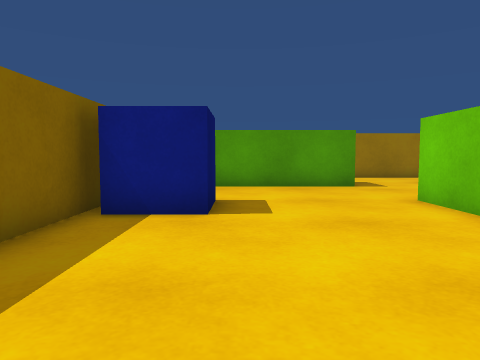
view 1 (above)

24 first-person views from a walk through a 3-D level made in the Unity game engine. The camera is 0.49 m above the floor, tilts 4° down and sees 70° across. The floor is counted in squares, 0.5 m on a side. Each view is taken from the middle of a square. On the plan, view 1 faces up. The plan holds only what a view shows up to about 12 squares ahead; the rest is blank. The place goes on beyond the plan. The player is left out. Surface patterns are stand-ins for the level's own textures.

view 2
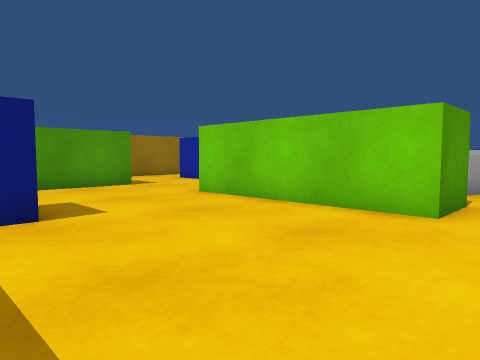

view 3
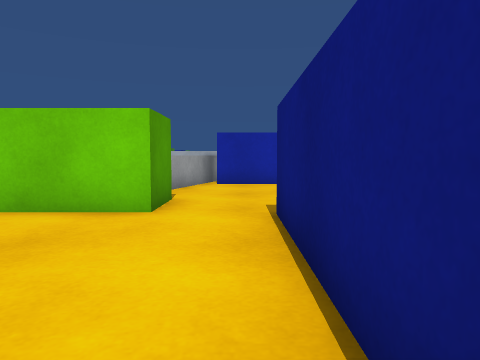

view 4
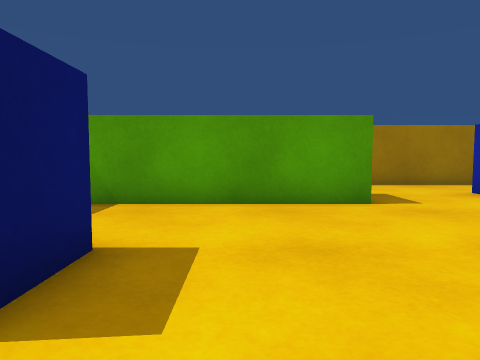

view 5
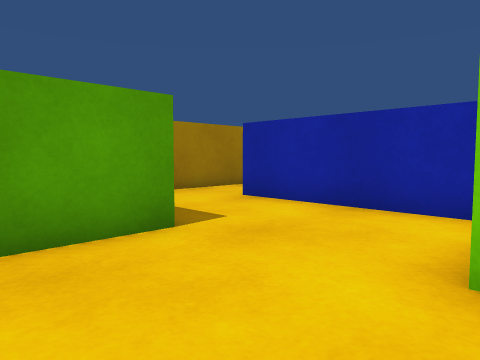

view 6
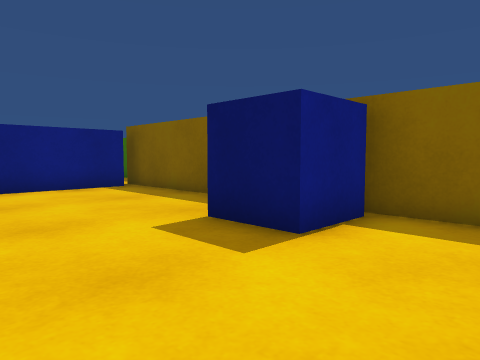

view 7
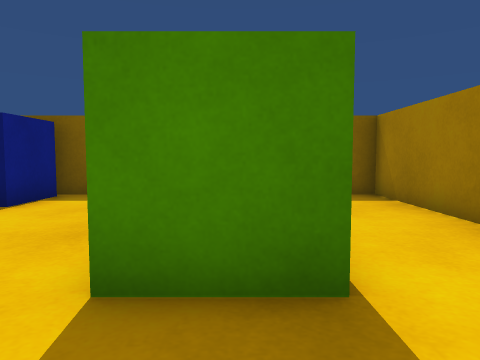

view 8
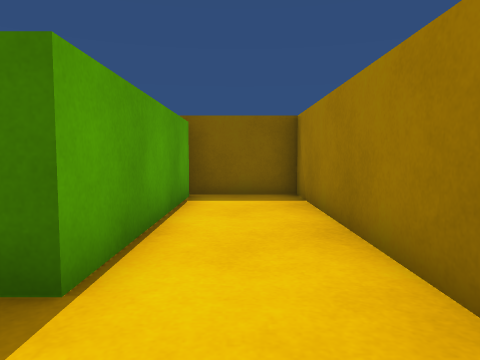

view 9
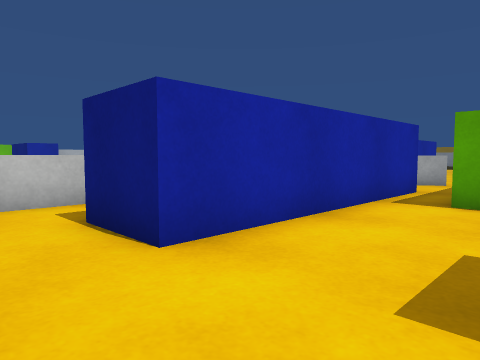

view 10
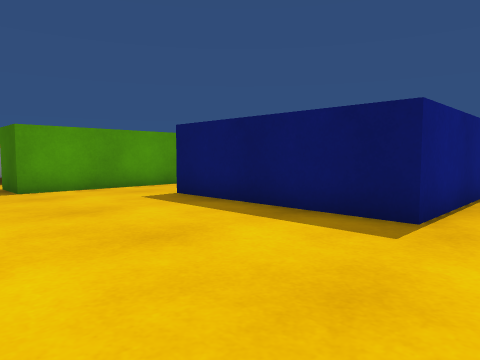

view 11
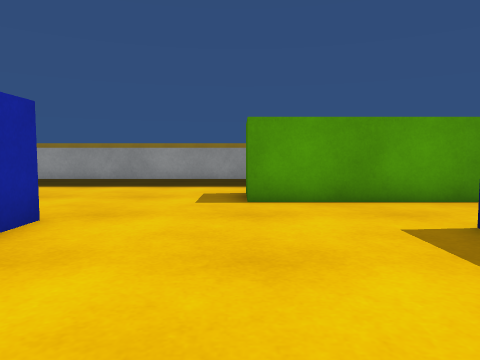

view 12
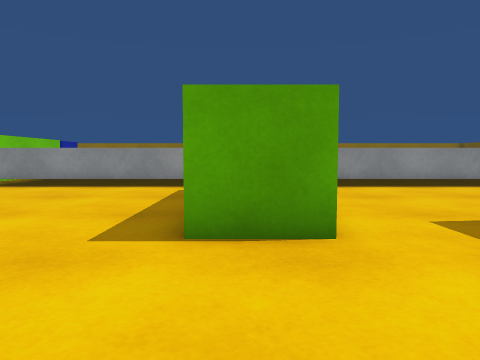

view 13
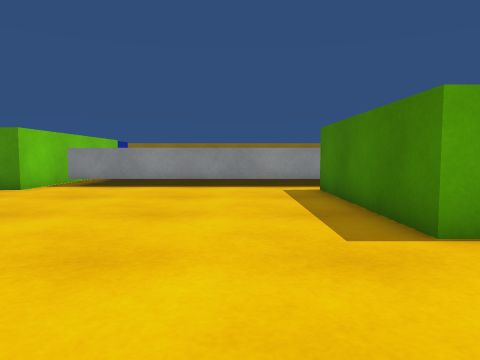

view 14
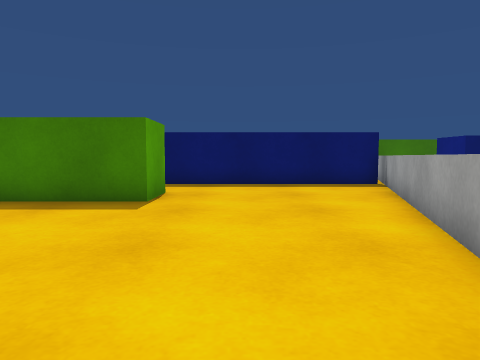

view 15
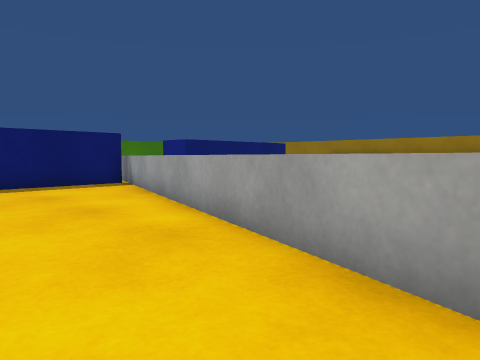

view 16
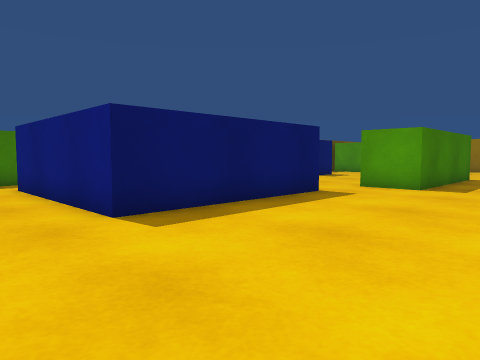

view 17
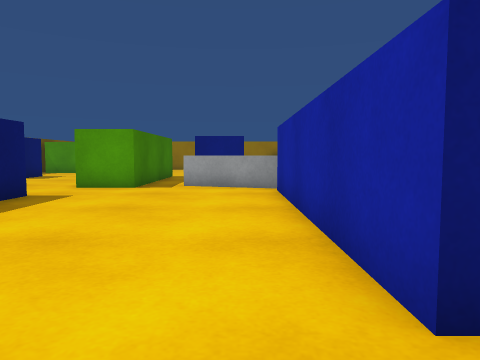

view 18
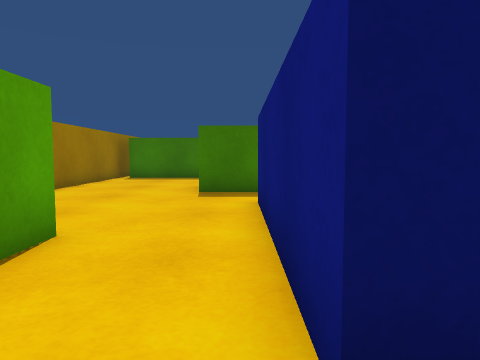

view 19
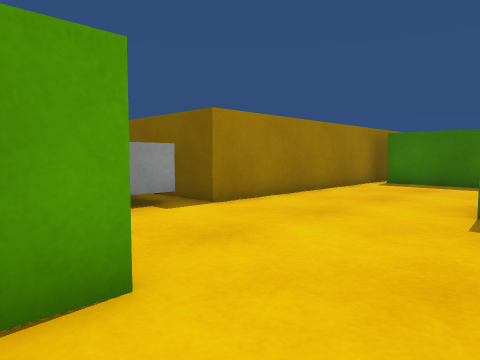

view 20
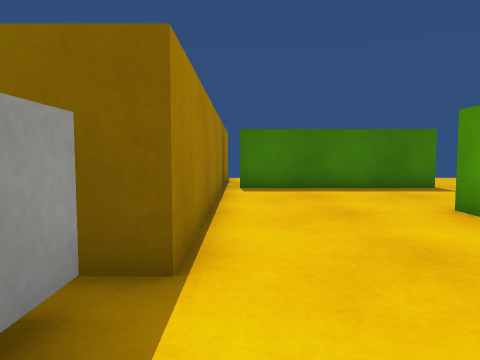

view 21
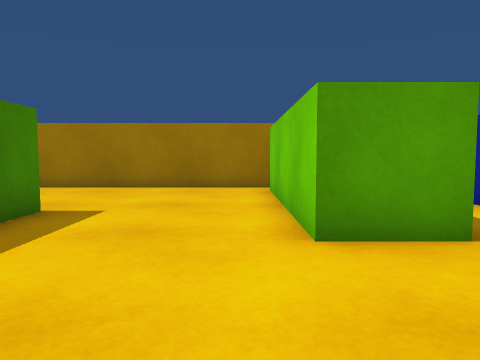

view 22
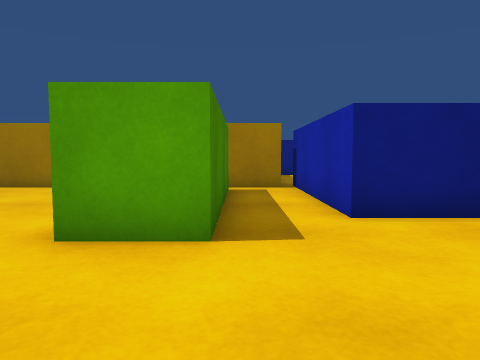

view 23
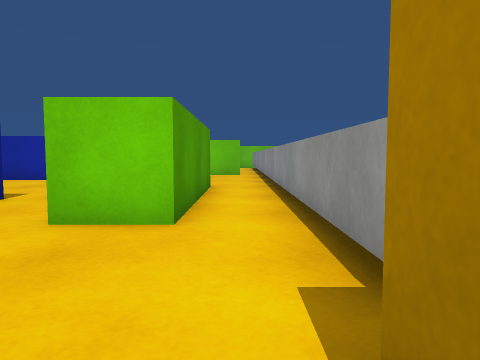

view 24
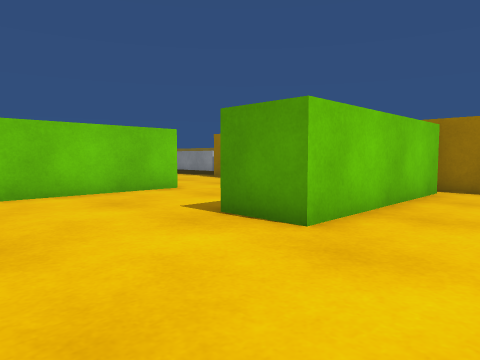

### Floor plan
Key: @ floor where view 1 was taken; # wall or solid block; x gap in a wall; . floor; ^ raised ledge; C blue cube.
Columns run from 15 left of view 1 to 23 right of it. Each row starts with its distance up from view 1.
 16             ##############
 15             #............
 14             #.............^
 13             #######...###.^
 12              ######...#   ^
 11              ######...#
 10              .........#
  9             #.........#
  8             #.........#
  7             #CC....##.#
  6             #CC....##.#
  5             #......##.#
  4             #......##..
  3             #......##..^
  2             #......##..^^^
  1             #............x^^^
  0             #..@.........##..^^^
 -1   ##################.....##.....^^^
 -2 . .......##..#     #.....##........^^^^
 -3  ........##..#     #.....##............
 -4 .........##..#     #.....##............
 -5 .........##..#     #.....##.......... .
 -6  ..##....##..#######.....##..##......
 -7  ..##....##..............##.. #.......
 -8  ..##....##.................. #.......
 -9  ..##........................ #........
-10  ..##...........#######...... #........
-11   .##...........#######.....  #........
-12   .##........................ #........
-13   ###########^^^^^^^^^^^^^^^^^^^^^^^^^^
-14             #^
-15             #^

Positions as (right, up) in squares from view 1, and headings:
1: (0, 0), facing up
2: (-2, 0), facing up-right
3: (-2, 0), facing right
4: (1, 4), facing up
5: (1, 7), facing up-right
6: (3, 10), facing down-left
7: (6, 12), facing left
8: (6, 14), facing left
9: (4, 15), facing down-right
10: (9, 1), facing down-left
11: (7, -2), facing down
12: (15, -2), facing down
13: (18, -2), facing down
14: (23, -4), facing left
15: (23, -5), facing up-left
16: (9, -9), facing up-left
17: (9, -9), facing up
18: (5, -7), facing left
19: (2, -7), facing down-left
20: (0, -12), facing left
21: (-7, -12), facing up
22: (-4, -12), facing up
23: (-4, -12), facing right
24: (-15, -2), facing down-right
